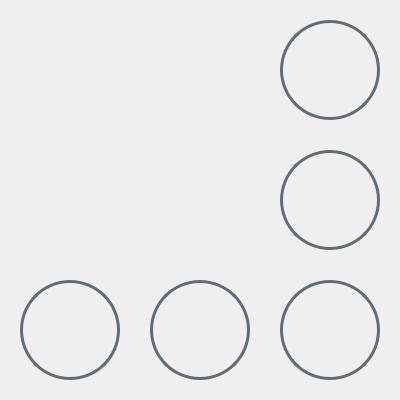
<?xml version="1.0" encoding="UTF-8"?>
<ui version="4.0">
 <class>Form</class>
 <widget class="QWidget" name="Form">
  <property name="windowModality">
   <enum>Qt::ApplicationModal</enum>
  </property>
  <property name="geometry">
   <rect>
    <x>0</x>
    <y>0</y>
    <width>400</width>
    <height>400</height>
   </rect>
  </property>
  <property name="sizePolicy">
   <sizepolicy hsizetype="Fixed" vsizetype="Fixed">
    <horstretch>255</horstretch>
    <verstretch>0</verstretch>
   </sizepolicy>
  </property>
  <property name="minimumSize">
   <size>
    <width>400</width>
    <height>400</height>
   </size>
  </property>
  <property name="maximumSize">
   <size>
    <width>400</width>
    <height>400</height>
   </size>
  </property>
  <property name="cursor">
   <cursorShape>ArrowCursor</cursorShape>
  </property>
  <property name="windowTitle">
   <string>Form</string>
  </property>
  <widget class="QPushButton" name="TTR">
   <property name="geometry">
    <rect>
     <x>20</x>
     <y>280</y>
     <width>100</width>
     <height>100</height>
    </rect>
   </property>
   <property name="sizePolicy">
    <sizepolicy hsizetype="Fixed" vsizetype="Fixed">
     <horstretch>0</horstretch>
     <verstretch>0</verstretch>
    </sizepolicy>
   </property>
   <property name="minimumSize">
    <size>
     <width>100</width>
     <height>100</height>
    </size>
   </property>
   <property name="maximumSize">
    <size>
     <width>100</width>
     <height>100</height>
    </size>
   </property>
   <property name="cursor">
    <cursorShape>PointingHandCursor</cursorShape>
   </property>
   <property name="focusPolicy">
    <enum>Qt::NoFocus</enum>
   </property>
   <property name="styleSheet">
    <string notr="true"> .QPushButton{
	border-radius:50px;
	border:3px solid #626c74;
}

.QPushButton:hover{
	border:3px solid #121212;
}

.QPushButton:pressed {
	border:3px solid #FF0000;
}</string>
   </property>
   <property name="text">
    <string/>
   </property>
   <property name="iconSize">
    <size>
     <width>50</width>
     <height>50</height>
    </size>
   </property>
  </widget>
  <widget class="QPushButton" name="TTT">
   <property name="geometry">
    <rect>
     <x>280</x>
     <y>150</y>
     <width>100</width>
     <height>100</height>
    </rect>
   </property>
   <property name="sizePolicy">
    <sizepolicy hsizetype="Fixed" vsizetype="Fixed">
     <horstretch>0</horstretch>
     <verstretch>0</verstretch>
    </sizepolicy>
   </property>
   <property name="minimumSize">
    <size>
     <width>100</width>
     <height>100</height>
    </size>
   </property>
   <property name="maximumSize">
    <size>
     <width>100</width>
     <height>100</height>
    </size>
   </property>
   <property name="cursor">
    <cursorShape>PointingHandCursor</cursorShape>
   </property>
   <property name="focusPolicy">
    <enum>Qt::NoFocus</enum>
   </property>
   <property name="styleSheet">
    <string notr="true"> .QPushButton{
	border-radius:50px;
	border:3px solid #626c74;
}

.QPushButton:hover{
	border:3px solid #121212;
}

.QPushButton:pressed {
	border:3px solid #FF0000;
}</string>
   </property>
   <property name="text">
    <string/>
   </property>
   <property name="iconSize">
    <size>
     <width>50</width>
     <height>50</height>
    </size>
   </property>
  </widget>
  <widget class="QPushButton" name="SBF">
   <property name="geometry">
    <rect>
     <x>40</x>
     <y>40</y>
     <width>200</width>
     <height>200</height>
    </rect>
   </property>
   <property name="sizePolicy">
    <sizepolicy hsizetype="Fixed" vsizetype="Fixed">
     <horstretch>0</horstretch>
     <verstretch>0</verstretch>
    </sizepolicy>
   </property>
   <property name="minimumSize">
    <size>
     <width>200</width>
     <height>200</height>
    </size>
   </property>
   <property name="maximumSize">
    <size>
     <width>200</width>
     <height>200</height>
    </size>
   </property>
   <property name="cursor">
    <cursorShape>PointingHandCursor</cursorShape>
   </property>
   <property name="focusPolicy">
    <enum>Qt::NoFocus</enum>
   </property>
   <property name="styleSheet">
    <string notr="true"> .QPushButton{
	border-radius:50px;
	border:3px solid #ballsballs;
}</string>
   </property>
   <property name="text">
    <string/>
   </property>
   <property name="iconSize">
    <size>
     <width>50</width>
     <height>50</height>
    </size>
   </property>
  </widget>
  <widget class="QPushButton" name="SNK">
   <property name="geometry">
    <rect>
     <x>280</x>
     <y>20</y>
     <width>100</width>
     <height>100</height>
    </rect>
   </property>
   <property name="sizePolicy">
    <sizepolicy hsizetype="Fixed" vsizetype="Fixed">
     <horstretch>0</horstretch>
     <verstretch>0</verstretch>
    </sizepolicy>
   </property>
   <property name="minimumSize">
    <size>
     <width>100</width>
     <height>100</height>
    </size>
   </property>
   <property name="maximumSize">
    <size>
     <width>100</width>
     <height>100</height>
    </size>
   </property>
   <property name="cursor">
    <cursorShape>PointingHandCursor</cursorShape>
   </property>
   <property name="focusPolicy">
    <enum>Qt::NoFocus</enum>
   </property>
   <property name="styleSheet">
    <string notr="true"> .QPushButton{
	border-radius:50px;
	border:3px solid #626c74;
}

.QPushButton:hover{
	border:3px solid #121212;
}

.QPushButton:pressed {
	border:3px solid #FF0000;
}</string>
   </property>
   <property name="text">
    <string/>
   </property>
   <property name="iconSize">
    <size>
     <width>50</width>
     <height>50</height>
    </size>
   </property>
  </widget>
  <widget class="QPushButton" name="TIR">
   <property name="geometry">
    <rect>
     <x>150</x>
     <y>280</y>
     <width>100</width>
     <height>100</height>
    </rect>
   </property>
   <property name="sizePolicy">
    <sizepolicy hsizetype="Fixed" vsizetype="Fixed">
     <horstretch>0</horstretch>
     <verstretch>0</verstretch>
    </sizepolicy>
   </property>
   <property name="minimumSize">
    <size>
     <width>100</width>
     <height>100</height>
    </size>
   </property>
   <property name="maximumSize">
    <size>
     <width>100</width>
     <height>100</height>
    </size>
   </property>
   <property name="cursor">
    <cursorShape>PointingHandCursor</cursorShape>
   </property>
   <property name="focusPolicy">
    <enum>Qt::NoFocus</enum>
   </property>
   <property name="styleSheet">
    <string notr="true"> .QPushButton{
	border-radius:50px;
	border:3px solid #626c74;
}

.QPushButton:hover{
	border:3px solid #121212;
}

.QPushButton:pressed {
	border:3px solid #FF0000;
}</string>
   </property>
   <property name="text">
    <string/>
   </property>
   <property name="iconSize">
    <size>
     <width>50</width>
     <height>50</height>
    </size>
   </property>
  </widget>
  <widget class="QPushButton" name="REV">
   <property name="geometry">
    <rect>
     <x>280</x>
     <y>280</y>
     <width>100</width>
     <height>100</height>
    </rect>
   </property>
   <property name="sizePolicy">
    <sizepolicy hsizetype="Fixed" vsizetype="Fixed">
     <horstretch>0</horstretch>
     <verstretch>0</verstretch>
    </sizepolicy>
   </property>
   <property name="minimumSize">
    <size>
     <width>100</width>
     <height>100</height>
    </size>
   </property>
   <property name="maximumSize">
    <size>
     <width>100</width>
     <height>100</height>
    </size>
   </property>
   <property name="cursor">
    <cursorShape>PointingHandCursor</cursorShape>
   </property>
   <property name="focusPolicy">
    <enum>Qt::NoFocus</enum>
   </property>
   <property name="styleSheet">
    <string notr="true"> .QPushButton{
	border-radius:50px;
	border:3px solid #626c74;
}

.QPushButton:hover{
	border:3px solid #121212;
}

.QPushButton:pressed {
	border:3px solid #FF0000;
}</string>
   </property>
   <property name="text">
    <string/>
   </property>
   <property name="iconSize">
    <size>
     <width>50</width>
     <height>50</height>
    </size>
   </property>
  </widget>
 </widget>
 <resources/>
 <connections/>
</ui>
